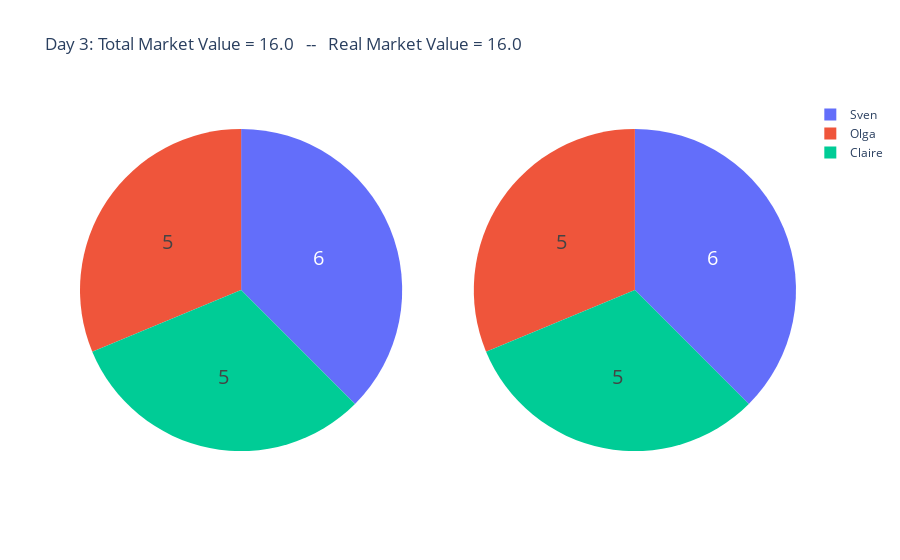

Source (notebook cell):
### Code cell
plot_totals()

### Figure 1 — Plotly figure (JSON) as saved in the notebook; plotly's stock layout.template omitted (floating-point values rounded to 4 significant figures)
{"data": [{"domain": {"x": [0, 0.45], "y": [0, 1]}, "hoverinfo": "label+percent", "labels": ["Sven", "Olga", "Claire"], "textfont": {"size": 20}, "textinfo": "value", "type": "pie", "values": [6, 5, 5]}, {"domain": {"x": [0.55, 1], "y": [0, 1]}, "hoverinfo": "label+percent", "labels": ["Sven", "Olga", "Claire"], "textfont": {"size": 20}, "textinfo": "value", "type": "pie", "values": [6, 5, 5]}], "layout": {"title": {"text": "Day 3: Total Market Value = 16.0   --   Real Market Value = 16.0"}}}
